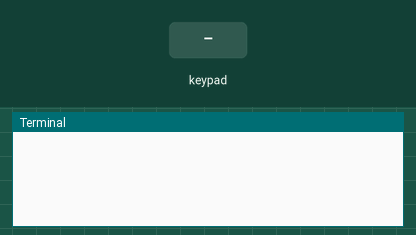
A program run on a simulated Raspberry Pi (header pin numbers). Shown: the last lines printed to the terminal. The inputs (shaded band) are chosen by the test bench.

Above: at 1.2 s.
1.3 s: key '1' pressed
At 2.3 s:
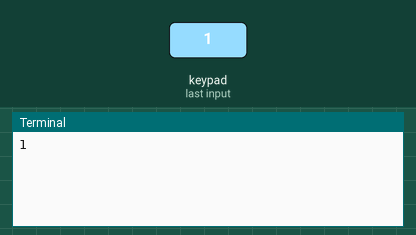
2.9 s: keypad keys 1 2 # pressed 0.4 s apart
At 4.2 s:
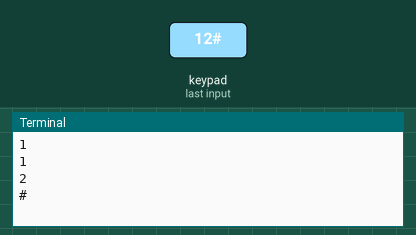
5.6 s: key 'A' pressed
At 6.8 s:
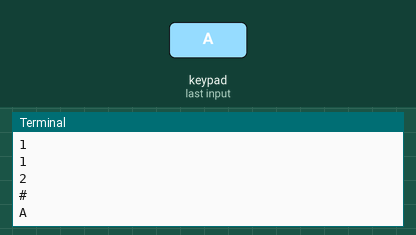
7.1 s: keypad keys 1 2 * pressed 0.4 s apart
At 8.7 s:
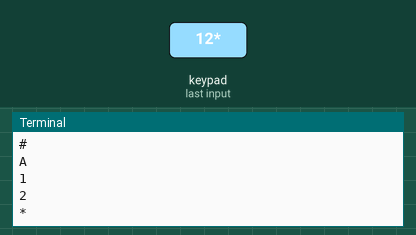
9.8 s: key 'B' pressed
At 10.1 s:
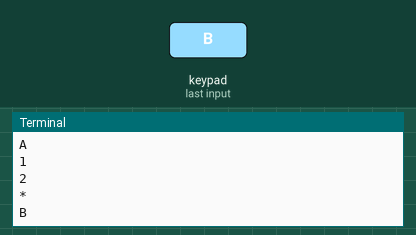
11.3 s: keypad keys 1 2 D pressed 0.4 s apart
At 13.2 s:
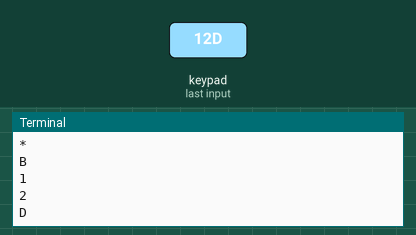

Measured:
- after the input at 1.3 s, the terminal: prints a new line after 0.10 s (image 1)
- after the input at 2.9 s, the terminal: prints a new line after 0.50 s (image 2)
- after the input at 5.6 s, the terminal: prints a new line at once (image 3)
- after the input at 7.1 s, the terminal: prints a new line after 0.11 s (image 4)
- after the input at 9.8 s, the terminal: prints a new line at once (image 5)
- after the input at 11.3 s, the terminal: prints a new line after 0.11 s (image 6)

The program:

lesson32_keypad2.py
```python
from time import sleep
from _App import App
import RPi.GPIO as GPIO

def main():
    fps = 0.2
    rows = [26,19,13,6]
    cols = [5,22,27,17]
    keys = [[1,2,3,'A'],[4,5,6,'B'],[7,8,9,'C'],['*',0,'#','D']]
    state = [[0,0,0,0],[0,0,0,0],[0,0,0,0],[0,0,0,0]]

    for rowPin in rows:
        GPIO.setup(rowPin, GPIO.OUT)
    for colPin in cols:
        GPIO.setup(colPin, GPIO.IN, pull_up_down=GPIO.PUD_DOWN)

    while True:
        for row, rowPin in enumerate(rows):
            GPIO.output(rowPin, GPIO.HIGH)
            for col, colPin in enumerate(cols):
                previousState = state[row][col]
                newState = GPIO.input(colPin)
                if previousState != newState:
                    state[row][col] = newState
                    if newState == 1:
                        print(keys[row][col])
            GPIO.output(rowPin, GPIO.LOW)
        sleep(fps)

app = App()
app.main = lambda: main()
app.run()
```

_App.py
```python
from enum import Enum
from types import LambdaType
import RPi.GPIO as GPIO

class PinType(Enum):
    BCM = GPIO.BCM
    BOARD = GPIO.BOARD

class App(object):
    def __init__(self, type: PinType = PinType.BCM):
        self.__type = type
        self.__main = None
        super().__init__()
        GPIO.setmode(type.value)

    def __del__(self):
        self.close()

    @property
    def type(self) -> PinType:
        return self.__type

    @property
    def main(self) -> LambdaType:
        return self.__main

    @main.setter
    def main(self, newValue: LambdaType):
        if self.__type is not None:
            self.__main = newValue

    def run(self):
        try:
            if self.__main is not None:
                self.__main()
        except KeyboardInterrupt:
            print(' Interrupted')
        self.close()

    def close(self):
        self.__main = None
        if self.__type is not None:
            self.__type = None
            GPIO.cleanup()
            print("Done!")
```
